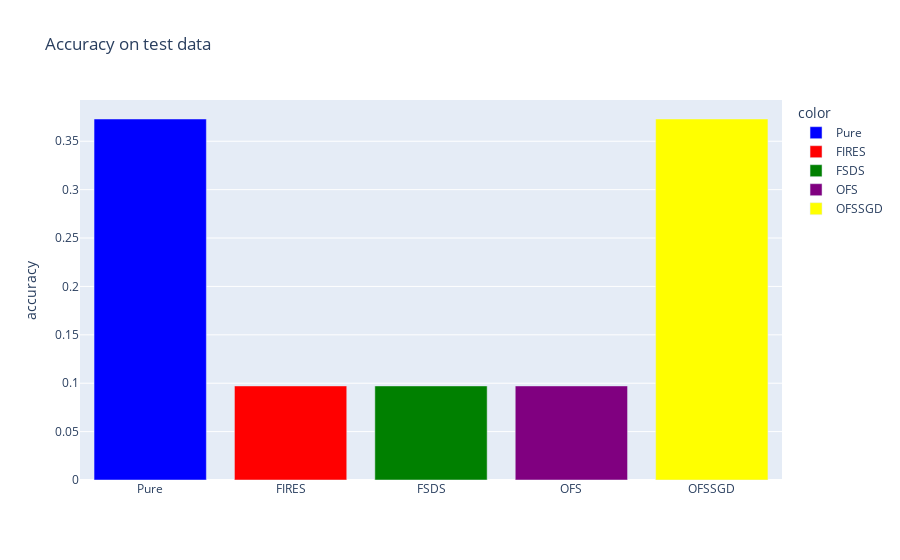

This figure's notebook cell:
### Code cell
# accuracy on test data
col_names = ["Pure","FIRES","FSDS", "OFS", "OFSSGD"]
values = [accuracy_no_ofs, accuracy_fires, accuracy_fsds, accuracy_ofs, accuracy_ofssgd]
fig = px.bar(x=col_names, y=values, title="Accuracy on test data", labels={"y":"accuracy", "x":""}, color=col_names, color_discrete_map={"Pure":"blue",'FIRES': 'red',
                                                   'FSDS': 'green', 'OFS': 'purple', "OFSSGD":"yellow"})
fig.show()

### Figure 1 — Plotly figure (JSON) as saved in the notebook; plotly's stock layout.template omitted (floating-point values rounded to 4 significant figures)
{"data": [{"alignmentgroup": "True", "hovertemplate": "color=Pure<br>=%{x}<br>accuracy=%{y}<extra></extra>", "legendgroup": "Pure", "marker": {"color": "blue"}, "name": "Pure", "offsetgroup": "Pure", "orientation": "v", "showlegend": true, "textposition": "auto", "type": "bar", "x": ["Pure"], "xaxis": "x", "y": [0.373], "yaxis": "y"}, {"alignmentgroup": "True", "hovertemplate": "color=FIRES<br>=%{x}<br>accuracy=%{y}<extra></extra>", "legendgroup": "FIRES", "marker": {"color": "red"}, "name": "FIRES", "offsetgroup": "FIRES", "orientation": "v", "showlegend": true, "textposition": "auto", "type": "bar", "x": ["FIRES"], "xaxis": "x", "y": [0.0972], "yaxis": "y"}, {"alignmentgroup": "True", "hovertemplate": "color=FSDS<br>=%{x}<br>accuracy=%{y}<extra></extra>", "legendgroup": "FSDS", "marker": {"color": "green"}, "name": "FSDS", "offsetgroup": "FSDS", "orientation": "v", "showlegend": true, "textposition": "auto", "type": "bar", "x": ["FSDS"], "xaxis": "x", "y": [0.0972], "yaxis": "y"}, {"alignmentgroup": "True", "hovertemplate": "color=OFS<br>=%{x}<br>accuracy=%{y}<extra></extra>", "legendgroup": "OFS", "marker": {"color": "purple"}, "name": "OFS", "offsetgroup": "OFS", "orientation": "v", "showlegend": true, "textposition": "auto", "type": "bar", "x": ["OFS"], "xaxis": "x", "y": [0.0972], "yaxis": "y"}, {"alignmentgroup": "True", "hovertemplate": "color=OFSSGD<br>=%{x}<br>accuracy=%{y}<extra></extra>", "legendgroup": "OFSSGD", "marker": {"color": "yellow"}, "name": "OFSSGD", "offsetgroup": "OFSSGD", "orientation": "v", "showlegend": true, "textposition": "auto", "type": "bar", "x": ["OFSSGD"], "xaxis": "x", "y": [0.373], "yaxis": "y"}], "layout": {"barmode": "relative", "legend": {"title": {"text": "color"}, "tracegroupgap": 0}, "title": {"text": "Accuracy on test data"}, "xaxis": {"anchor": "y", "domain": [0, 1], "title": {"text": ""}}, "yaxis": {"anchor": "x", "domain": [0, 1], "title": {"text": "accuracy"}}}}
